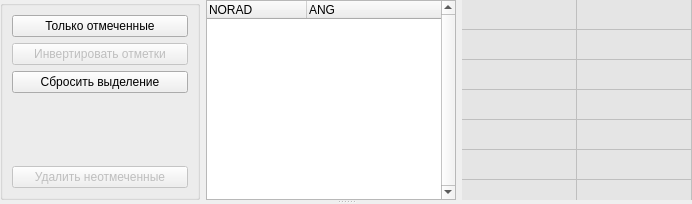
      <widget class="QWidget" name="tabViewer">
       <attribute name="title">
        <string>Анализ</string>
       </attribute>
       <layout class="QVBoxLayout" name="verticalLayout_3">
        <property name="leftMargin">
         <number>0</number>
        </property>
        <property name="topMargin">
         <number>0</number>
        </property>
        <property name="rightMargin">
         <number>0</number>
        </property>
        <property name="bottomMargin">
         <number>0</number>
        </property>
        <item>
         <widget class="QSplitter" name="splitter_2">
          <property name="orientation">
           <enum>Qt::Vertical</enum>
          </property>
          <widget class="QWidget" name="horizontalLayoutWidget">
           <layout class="QHBoxLayout" name="layoutTop" stretch="3">
            <item>
             <layout class="QHBoxLayout" name="layoutKAlistInfo">
              <item>
               <layout class="QHBoxLayout" name="layoutGraphPolar"/>
              </item>
              <item>
               <widget class="QGroupBox" name="groupFiltr">
                <property name="minimumSize">
                 <size>
                  <width>200</width>
                  <height>0</height>
                 </size>
                </property>
                <property name="maximumSize">
                 <size>
                  <width>200</width>
                  <height>16777215</height>
                 </size>
                </property>
                <property name="title">
                 <string/>
                </property>
                <layout class="QVBoxLayout" name="verticalLayout">
                 <item>
                  <widget class="QPushButton" name="buttOnlyCheck">
                   <property name="text">
                    <string>Только отмеченные</string>
                   </property>
                   <property name="checkable">
                    <bool>true</bool>
                   </property>
                   <property name="checked">
                    <bool>false</bool>
                   </property>
                  </widget>
                 </item>
                 <item>
                  <widget class="QPushButton" name="buttInvertCheck">
                   <property name="enabled">
                    <bool>false</bool>
                   </property>
                   <property name="text">
                    <string>Инвертировать отметки</string>
                   </property>
                  </widget>
                 </item>
                 <item>
                  <widget class="QPushButton" name="buttResetSelection">
                   <property name="text">
                    <string>Сбросить выделение</string>
                   </property>
                  </widget>
                 </item>
                 <item>
                  <spacer name="verticalSpacer">
                   <property name="orientation">
                    <enum>Qt::Vertical</enum>
                   </property>
                   <property name="sizeHint" stdset="0">
                    <size>
                     <width>20</width>
                     <height>40</height>
                    </size>
                   </property>
                  </spacer>
                 </item>
                 <item>
                  <widget class="QPushButton" name="pushDelNoCheck">
                   <property name="enabled">
                    <bool>false</bool>
                   </property>
                   <property name="text">
                    <string>Удалить неотмеченные</string>
                   </property>
                  </widget>
                 </item>
                </layout>
               </widget>
              </item>
              <item>
               <widget class="QTreeWidget" name="tableListKA">
                <property name="minimumSize">
                 <size>
                  <width>250</width>
                  <height>0</height>
                 </size>
                </property>
                <property name="maximumSize">
                 <size>
                  <width>250</width>
                  <height>16777215</height>
                 </size>
                </property>
                <property name="styleSheet">
                 <string notr="true">QTreeView::item { height: 16px;}</string>
                </property>
                <property name="frameShape">
                 <enum>QFrame::StyledPanel</enum>
                </property>
                <property name="verticalScrollBarPolicy">
                 <enum>Qt::ScrollBarAlwaysOn</enum>
                </property>
                <property name="horizontalScrollBarPolicy">
                 <enum>Qt::ScrollBarAlwaysOff</enum>
                </property>
                <property name="autoScrollMargin">
                 <number>32</number>
                </property>
                <property name="editTriggers">
                 <set>QAbstractItemView::NoEditTriggers</set>
                </property>
                <property name="alternatingRowColors">
                 <bool>true</bool>
                </property>
                <property name="selectionMode">
                 <enum>QAbstractItemView::ExtendedSelection</enum>
                </property>
                <property name="indentation">
                 <number>32</number>
                </property>
                <property name="animated">
                 <bool>true</bool>
                </property>
                <property name="headerHidden">
                 <bool>false</bool>
                </property>
                <attribute name="headerDefaultSectionSize">
                 <number>100</number>
                </attribute>
                <column>
                 <property name="text">
                  <string>NORAD</string>
                 </property>
                </column>
                <column>
                 <property name="text">
                  <string>ANG</string>
                 </property>
                </column>
               </widget>
              </item>
              <item>
               <widget class="QTableWidget" name="tableKAInfo">
                <property name="minimumSize">
                 <size>
                  <width>230</width>
                  <height>200</height>
                 </size>
                </property>
                <property name="maximumSize">
                 <size>
                  <width>230</width>
                  <height>16777215</height>
                 </size>
                </property>
                <property name="styleSheet">
                 <string notr="true">background-color: rgb(229, 229, 229);</string>
                </property>
                <property name="frameShape">
                 <enum>QFrame::NoFrame</enum>
                </property>
                <property name="verticalScrollBarPolicy">
                 <enum>Qt::ScrollBarAlwaysOff</enum>
                </property>
                <property name="editTriggers">
                 <set>QAbstractItemView::NoEditTriggers</set>
                </property>
                <property name="selectionMode">
                 <enum>QAbstractItemView::SingleSelection</enum>
                </property>
                <property name="selectionBehavior">
                 <enum>QAbstractItemView::SelectRows</enum>
                </property>
                <property name="textElideMode">
                 <enum>Qt::ElideNone</enum>
                </property>
                <property name="gridStyle">
                 <enum>Qt::SolidLine</enum>
                </property>
                <property name="rowCount">
                 <number>9</number>
                </property>
                <property name="columnCount">
                 <number>2</number>
                </property>
                <attribute name="horizontalHeaderVisible">
                 <bool>false</bool>
                </attribute>
                <attribute name="horizontalHeaderDefaultSectionSize">
                 <number>115</number>
                </attribute>
                <attribute name="verticalHeaderVisible">
                 <bool>false</bool>
                </attribute>
                <row/>
                <row/>
                <row/>
                <row/>
                <row/>
                <row/>
                <row/>
                <row/>
                <row/>
                <column/>
                <column/>
               </widget>
              </item>
             </layout>
            </item>
           </layout>
          </widget>
          <widget class="QWidget" name="verticalLayoutWidget">
           <layout class="QVBoxLayout" name="layoutBottGrph"/>
          </widget>
         </widget>
        </item>
       </layout>
      </widget>
